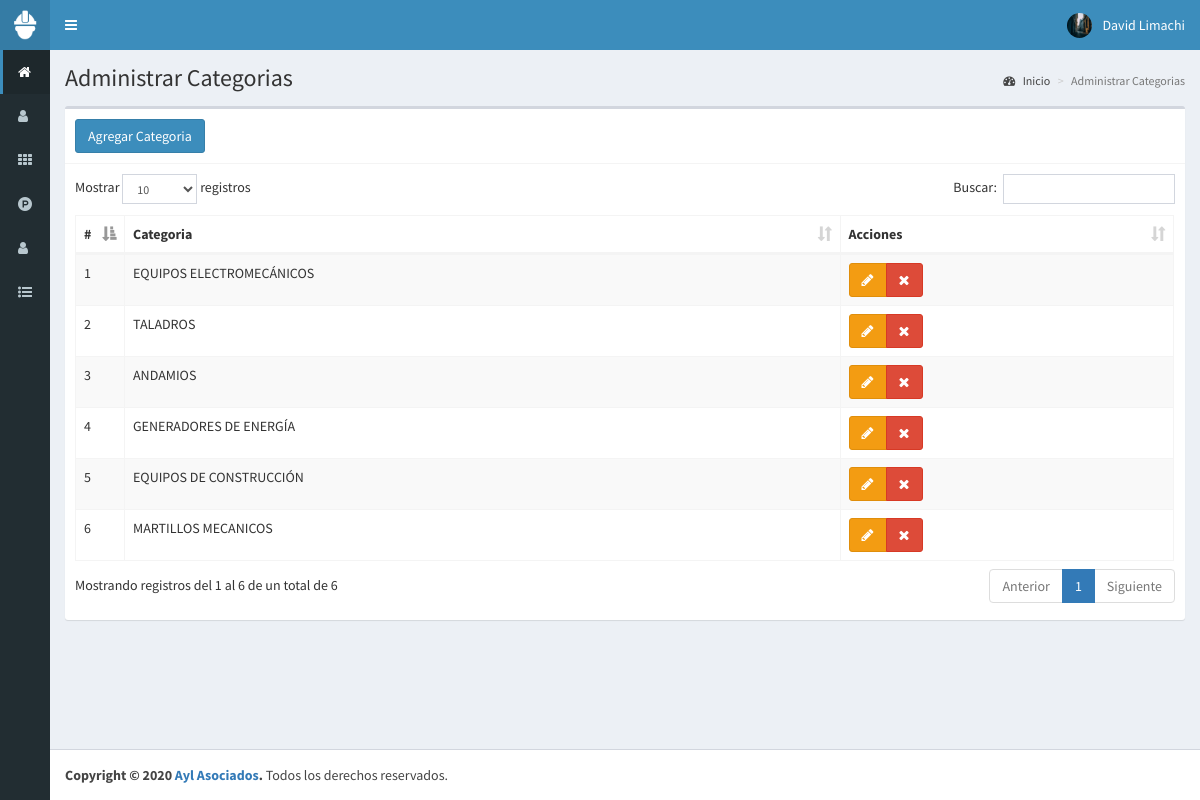
Screenshot of /categorias (signed in) with the database file from the repository.
### tables this page shows
CREATE TABLE `categorias` (
  `id` int(11) NOT NULL,
  `categoria` text NOT NULL,
  `fecha` timestamp NOT NULL DEFAULT current_timestamp() ON UPDATE current_timestamp()
);

### controladores/plantilla.controlador.php (called while the page is built)
<?php
class ControladorPlantilla{
	static public function ctrPlantilla(){
		include "vistas/plantilla.php";
	}
}

### index.php (called while the page is built, shortened)
<?php
require_once "controladores/plantilla.controlador.php";
require_once "controladores/usuarios.controlador.php";
require_once "controladores/categorias.controlador.php";
require_once "controladores/ventas.controlador.php";
require_once "modelos/categorias.modelo.php";
$plantilla=new ControladorPlantilla();
$plantilla->ctrPlantilla();

### controladores/categorias.controlador.php (called while the page is built, shortened)
<?php
class ControladorCategorias{
	static public function ctrMostrarCategorias($item,$valor){
		$tabla="categorias";
		$respuesta=ModeloCategorias::mdlMostrarCategorias($tabla,$item,$valor);
		return $respuesta;
	}
}

### modelos/conexion.php (called while the page is built)
<?php
class Conexion{
	static public function conectar(){
		 $link=new PDO("mysql:host=localhost;dbname=pos","root","");
		 $link->exec("set names utf8");
		 return $link;
	}
}

### modelos/categorias.modelo.php (called while the page is built, shortened)
<?php
require_once "conexion.php";
class ModeloCategorias{
	static public function mdlMostrarCategorias($tabla,$item,$valor){
		if($item !=null){
			$stmt=Conexion::conectar()->prepare("select * from $tabla where $item=:$item");
			$stmt->bindParam(":".$item,$valor,PDO::PARAM_STR);
			$stmt->execute();
			return $stmt->fetch();
		}else{
			$stmt=Conexion::conectar()->prepare("select * from $tabla");
			$stmt->execute();
			return $stmt->fetchAll();
		}
	}
}

### vistas/modulos/categorias.php (the view, shortened to what this page needs)
<div class="content-wrapper">
   <section class="content-header">
     <h1>
       Administrar Categorias
     </h1>
     <ol class="breadcrumb">
       <li><a href="inicio"><i class="fa fa-dashboard"></i> Inicio</a></li>
       <li class="active">Administrar Categorias</li>
     </ol>
   </section>
   <section class="content">
     <div class="box">
       <div class="box-header with-border">
         <button class="btn btn-primary" data-toggle="modal" data-target="#modalAgregarCategoria">
           Agregar Categoria
         </button>
       </div>
       <div class="box-body">
         <table class="table table-bordered table-striped tablas dt-responsive">
           <thead>
             <tr>
               <th style="width:10px">#</th>
               <th>Categoria</th>
               <th>Acciones</th>
             </tr>
           </thead>
           <tbody>
             <?php
              $item=null;
              $valor=null;
              $categorias=ControladorCategorias::ctrMostrarCategorias($item,$valor);
              foreach ($categorias as $key => $value) {
                echo '<tr>
                       <td>'.($key+1).'</td>
                       <td class="text-uppercase">'.$value["categoria"].'</td>
                       <td>
                         <div class="btn-group">
                           <button class="btn btn-warning btnEditarCategoria" idCategoria="'.$value["id"].'" data-toggle="modal" data-target="#modalEditarCategoria"><i class="fa fa-pencil"></i></button>';
                            if ($_SESSION["perfil"]=="Administrador"){
                             echo '<button class="btn btn-danger btnEliminarCategoria" idCategoria="'.$value["id"].'"><i class="fa fa-times"></i></button>';
                            }
                         echo '</div>
                       </td>
                     </tr>';
              }
              ?>
           </tbody>
         </table>
       </div>
     </div>
   </section>
 </div>

### rows the page displays
categorias: categoria "EQUIPOS ELECTROMECÁNICOS"
categorias: categoria "TALADROS"
categorias: categoria "ANDAMIOS"
categorias: categoria "GENERADORES DE ENERGÍA"
categorias: categoria "EQUIPOS DE CONSTRUCCIÓN"
categorias: categoria "MARTILLOS MECANICOS"

### other values shown
$_SESSION["nombre"] "David Limachi"
